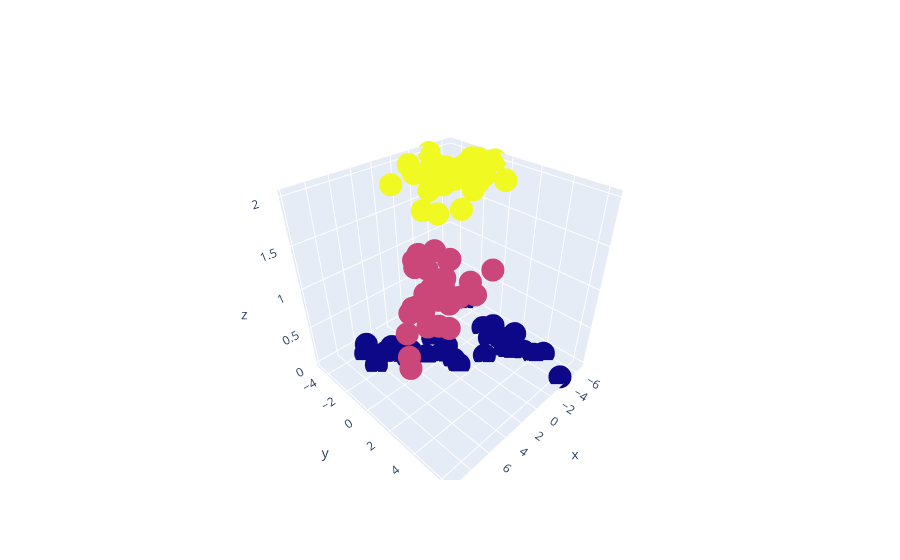

The notebook cell this image was saved under:
### Code cell
# ques 6
from sklearn.datasets import make_classification
import plotly.graph_objs as go
from sklearn.preprocessing import StandardScaler
from sklearn.decomposition import PCA
X, y = make_classification(n_features = 10,
                           n_classes = 3, 
                           n_informative = 3, 
                           n_redundant = 7)

pca = PCA(n_components = 3)
X_ = pca.fit(X).transform(X)

fig = go.Figure()
fig.add_trace(go.Scatter3d(x = X_[:, 0],
                           y = X_[:, 1],
                           z = y,
                           mode = 'markers',
                           marker_color = y))
fig.show()
